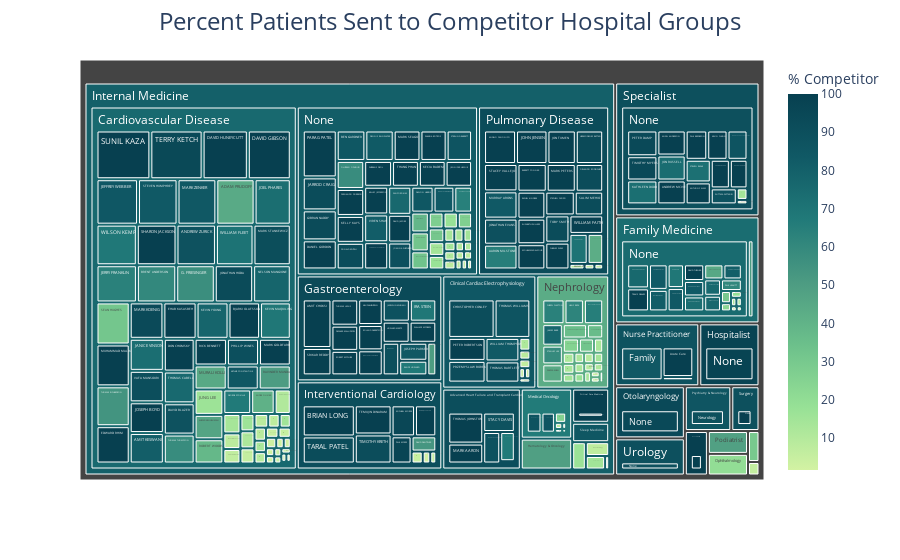

Notebook code for this chart:
### Code cell
percent_competition = px.treemap(percents_treemap, path=['Classification', 'Specialization', 'Name'], values='non_vandy_patients',
                color='pct_competition', 
                hover_data=['Name', 'Classification', 'Specialization', 'provider_business_address_1',
                           'provider_business_address_2', 'provider_business_city',
                           'provider_business_state', 'provider_business_zip5', 'total_patients'],
                color_continuous_scale='Emrld',
                labels=({"pct_competition": "% Competitor",
                        "provider_business_address_1": "Address Line 1",
                        "provider_business_address_2": "Address Line 2",
                        "provider_business_city": "City",
                        "provider_business_state": "State",
                        "provider_business_zip5": "Zip",
                        "total_patients": "Total Patients"})
)
percent_competition.update_layout(title_text='Percent Patients Sent to Competitor Hospital Groups', title_x=0.5,
                                 title_font_size=24)
percent_competition.show()
#percent_competition.write_html("/Users/mattparker/Documents/nss_projects/hcbb_hop_team-3m/notebooks/percent_competition_radiology.html")
#py.plot(percent_competition, filename = 'percent_competition', auto_open=True)

### Figure 1 — Plotly figure (JSON) as saved in the notebook; plotly's stock layout.template omitted (floating-point values rounded to 4 significant figures; data arrays with more than 128 entries replaced by an {"elided": "..."} marker saying what was removed)
{"data": [{"branchvalues": "total", "customdata": {"elided": "367x10 mixed values"}, "domain": {"x": [0, 1], "y": [0, 1]}, "hovertemplate": "labels=%{label}<br>non_vandy_patients=%{value}<br>parent=%{parent}<br>id=%{id}<br>Name=%{customdata[0]}<br>Classification=%{customdata[1]}<br>Specialization=%{customdata[2]}<br>Address Line 1=%{customdata[3]}<br>Address Line 2=%{customdata[4]}<br>City=%{customdata[5]}<br>State=%{customdata[6]}<br>Zip=%{customdata[7]}<br>Total Patients=%{customdata[8]}<br>% Competitor=%{color}<extra></extra>", "ids": {"elided": "367 str values"}, "labels": {"elided": "367 str values"}, "marker": {"coloraxis": "coloraxis", "colors": {"elided": "367 float values"}}, "name": "", "parents": {"elided": "367 str values"}, "type": "treemap", "values": {"elided": "367 int values"}}], "layout": {"coloraxis": {"colorbar": {"title": {"text": "% Competitor"}}, "colorscale": [[0, "rgb(211, 242, 163)"], [0.1667, "rgb(151, 225, 150)"], [0.3333, "rgb(108, 192, 139)"], [0.5, "rgb(76, 155, 130)"], [0.6667, "rgb(33, 122, 121)"], [0.8333, "rgb(16, 89, 101)"], [1, "rgb(7, 64, 80)"]]}, "legend": {"tracegroupgap": 0}, "margin": {"t": 60}, "title": {"font": {"size": 24}, "text": "Percent Patients Sent to Competitor Hospital Groups", "x": 0.5}}}
